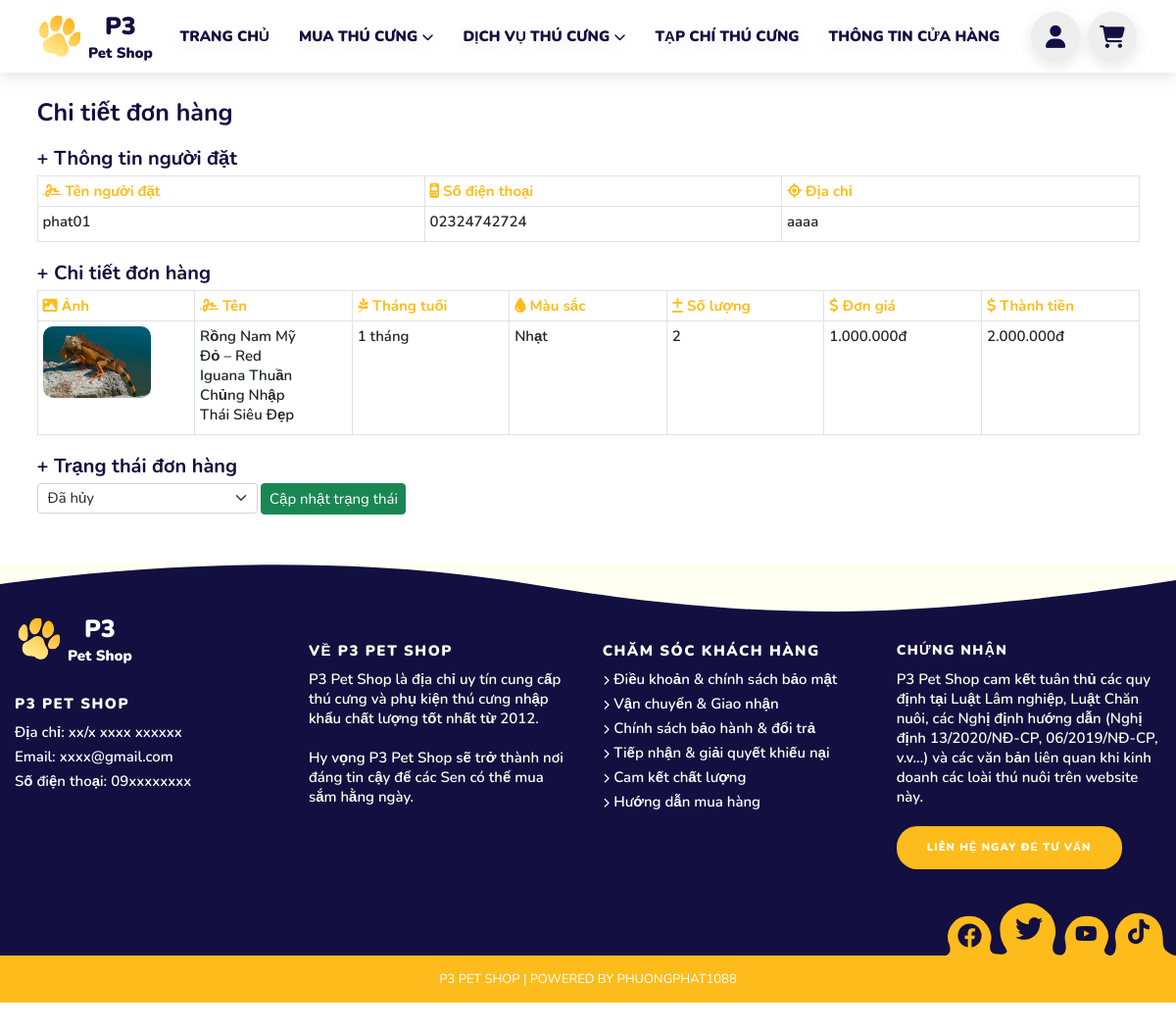
/order_detail.php?id=9, run on the app's committed database.
### tables this page shows
CREATE TABLE IF NOT EXISTS `orders` (
  `id` int NOT NULL AUTO_INCREMENT,
  `user_id` int NOT NULL,
  `name` varchar(255) NOT NULL,
  `phone` varchar(255) NOT NULL,
  `address` varchar(255) NOT NULL,
  `status` tinyint NOT NULL DEFAULT '0',
  `time_create` datetime NOT NULL DEFAULT CURRENT_TIMESTAMP,
  PRIMARY KEY (`id`)
);

CREATE TABLE IF NOT EXISTS `order_item` (
  `id` int NOT NULL AUTO_INCREMENT,
  `order_id` int NOT NULL,
  `pet_id` int NOT NULL,
  `color` varchar(30) NOT NULL,
  `size` varchar(30) NOT NULL,
  `quantity` int NOT NULL,
  `price` int NOT NULL,
  PRIMARY KEY (`id`)
);

CREATE TABLE IF NOT EXISTS `pets` (
  `id` int NOT NULL AUTO_INCREMENT,
  `pet_name` varchar(100) NOT NULL,
  `pet_price` int NOT NULL,
  `pet_photo` varchar(255) NOT NULL DEFAULT 'default.jpg',
  `pet_description` varchar(500) NOT NULL,
  `pet_view` int NOT NULL DEFAULT '0',
  `category_id` int NOT NULL,
  `time_create` datetime NOT NULL DEFAULT CURRENT_TIMESTAMP,
  PRIMARY KEY (`id`),
  KEY `category_id` (`category_id`)
);

### app/models/Model.php (called while the page is built, shortened)
<?php
class Model
{
  public static $connection = NULL;
  public function __construct()
  {
    if (!self::$connection) {
      !self::$connection = new mysqli(DB_HOST, DB_USER, DB_PASS, DB_NAME);
    }
    return self::$connection;
  }
  public function select($sql)
  {
    $sql->execute();
    $items = $sql->get_result()->fetch_all(MYSQLI_ASSOC);
    return $items;
  }
  function currencyFormat($number, $suffix = 'đ')
  {
    if (!empty($number)) {
      return number_format($number, 0, ',', '.') . "{$suffix}";
    }
  }
}

### app/models/OrderModel.php (called while the page is built, shortened)
<?php
class OrderModel extends Model
{
  public function getOrderById($id)
  {
    $sql = parent::$connection->prepare('SELECT * FROM `orders` WHERE `id` = ?');
    $sql->bind_param('i', $id);
    return parent::select($sql)[0];
  }
  public function getDetailOrderByID($id)
  {
    $sql = parent::$connection->prepare('SELECT * FROM `order_item`, `pets` WHERE `order_id` = ? AND `order_item`.`pet_id` = `pets`.`id`');
    $sql->bind_param('i', $id);
    return parent::select($sql);
  }
}

### order_detail.php (the view, shortened to what this page needs)
<?php
include './includes/header.php';;
?>
<main>
  <?php
  if (isset($_GET['id'])) {
    $id = $_GET['id'];
    $orderList = $orderModel->getDetailOrderByID($id);
    $orderInfo = $orderModel->getOrderById($id);
  }
  ?>
  <div class="container">
    <h1 style="margin-top: 100px; font-weight: bold;">Chi tiết đơn hàng</h1>
    <h2 style="margin-top: 2rem; font-weight: bold;">+ Thông tin người đặt</h2>
    <table class="table table-hover table-bordered">
      <thead class="thead-dark">
        <th><i class="fa-solid fa-signature"></i> Tên người đặt</th>
        <th><i class="fa-solid fa-mobile-retro"></i> Số điện thoại</th>
        <th><i class="fa-solid fa-location-crosshairs"></i> Địa chỉ</th>
      </thead>
      <tbody>
        <tr>
          <td><span class="table-content-pet"><?php echo $orderInfo['name']; ?></span></td>
          <td><span class="table-content-pet"><?php echo $orderInfo['phone']; ?></span></td>
          <td><span class="table-content-pet"><?php echo $orderInfo['address']; ?></span></td>
        </tr>
      </tbody>
    </table>
    <h2 style="margin-top: 2rem; font-weight: bold;">+ Chi tiết đơn hàng</h2>
    <table class="table table-hover table-bordered">
      <thead class="thead-dark">
        <tr>
          <th><i class="fa-solid fa-image"></i> Ảnh</th>
          <th><i class="fa-solid fa-signature"></i> Tên</th>
          <th><i class="fa-brands fa-pagelines"></i> Tháng tuổi</th>
          <th><i class="fa-solid fa-droplet"></i> Màu sắc</th>
          <th><i class="fa-solid fa-plus-minus"></i> Số lượng</th>
          <th><i class="fa-solid fa-dollar-sign"></i> Đơn giá</th>
          <th><i class="fa-solid fa-dollar-sign"></i> Thành tiền</th>
        </tr>
      </thead>
      <tbody>
        <?php
        if (isset($orderList)) {
          foreach ($orderList as $order) {
        ?>
            <tr>
              <td><img class="table-content-pet img-fluid rounded-4" src="public/img/pets_photo/<?php echo explode(",", $order['pet_photo'])[0]; ?>" alt="Hình ảnh của một con vật nào đó"></td>
              <td><span class="table-content-pet"><?php echo $order['pet_name']; ?></span></td>
              <td><span class="table-content-pet"><?php echo $order['size']; ?></span></td>
              <td><span class="table-content-pet"><?php echo $order['color']; ?></span></td>
              <td><span class="table-content-pet"><?php echo $order['quantity']; ?></span></td>
              <td><span class="table-content-pet"><?php echo $model->currencyFormat($order['price']); ?></span></td>
              <td><span class="table-content-pet"><?php echo $model->currencyFormat($order['price'] * $order['quantity']); ?></span></td>
            </tr>
        <?php
          }
        }
        ?>
      </tbody>
    </table>
    <h2 style="margin-top: 2rem; font-weight: bold;">+ Trạng thái đơn hàng</h2>
    <form action="order_detail.php?id=<?php echo $id; ?>" method="POST">
      <select id="status" name="status" class="d-inline-block form-select" style="width: 20%;">
        <optgroup class="form-role">
          <option value="2" <?php if ($orderInfo['status'] == 2) {
                              echo 'selected';
                            } ?>>Đã hủy</option>
        </optgroup>
      </select>
      <button class="btn btn-success" type="submit">Cập nhật trạng thái</button>
    </form>
  </div>
</main>
<?php
include './includes/footer.php';
?>

### public/css/style.css (style rules this page uses)
:root { --pet-color: #fdbc1c; --black-color: #130f40; --white-color: #fff; --red-color: #dd3333; --green-color: #2eb62c; --light-color: #eee; --bg-color: #666; --border: 0.2rem solid var(--black-color); --box-shadow: 0 0.5rem 1.5rem rgba(0, 0, 0, 0.1); --box-shadow-2: rgba(0, 0, 0, 0.15) 0px 5px 15px 0px; --text-shadow-white: -1px -1px 0px rgba(155, 155, 155, 0.9), 2px 2px 0px rgba(155, 155, 155, 0.9), 4px 4px 0px rgba(155, 155, 155, 0.9); --text-shadow-black: -1px -1px 0px rgba(50, 50, 50, 0.9), 2px 2px 0px rgba(50, 50, 50, 0.9), 4px 4px 0px rgba(50, 50, 50, 0.9); --text-border-white: 2px 0 #fff, -2px 0 #fff, 0 2px #fff, 0 -2px #fff, 1px 1px #fff, -1px -1px #fff, 1px -1px #fff, -1px 1px #fff; --text-border-black: 2px 0 #000, -2px 0 #000, 0 2px #000, 0 -2px #000, 1px 1px #000, -1px -1px #000, 1px -1px #000, -1px 1px #000; }
* { margin: 0; padding: 0; box-sizing: border-box; outline: none; border: none; text-decoration: none; transition: 0.2s linear; }
html { font-size: 62.5%; scroll-behavior: smooth; scroll-padding-top: 4rem; }
body { font-family: "Nunito", sans-serif; font-size: 1.5rem; font-weight: 600; line-height: normal; color: var(--black-color); min-height: 1000px; }
i { line-height: 0; }
main { margin-top: 7.5rem; padding-bottom: 50px; }
.btn { font-size: 1.5rem; }
thead { color: var(--pet-color); }
.table-content-pet { display: inline-block; width: 11rem; text-overflow: ellipsis; overflow: hidden; }
.form-select { font-size: 1.5rem; padding: 0.3rem 1rem; padding-right: 3rem; }

### data on the page
orders: name "phat01", phone "02324742724", address "aaaa", status "Đã hủy"
order_item: pet.pet_photo (picture), pet.pet_name "Rồng Nam Mỹ Đỏ – Red Iguana Thuần Chủng Nhập Thái Siêu Đẹp", size "1 tháng", color "Nhạt", quantity "2", price "1.000.000đ", $model->currencyFormat($order['price'] * $order['quantity']) "2.000.000đ"
